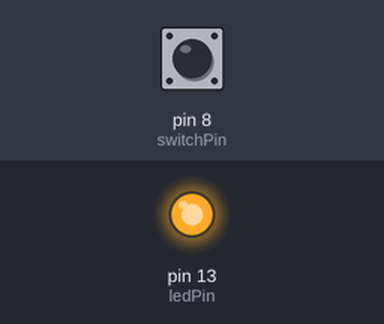
Simulated run of this sketch. Board: Arduino Uno, built with avr-gcc and run on an emulated ATmega328P. On the bench: output pins drawn as LEDs (lit = HIGH). The inputs (shaded band) are chosen by the test bench; at power-on: pin 8 (switchPin) HIGH.

Above: at 1.2 s.
1.3 s: pin 8 (switchPin) pulled LOW for 0.15 s
At 2.6 s:
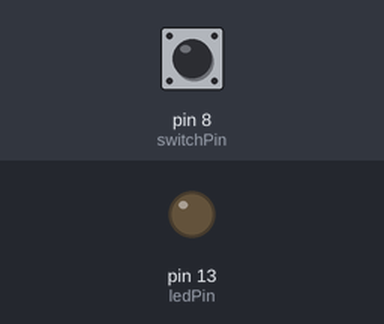
2.9 s: pin 8 (switchPin) pulled LOW for 1 s
At 5.1 s:
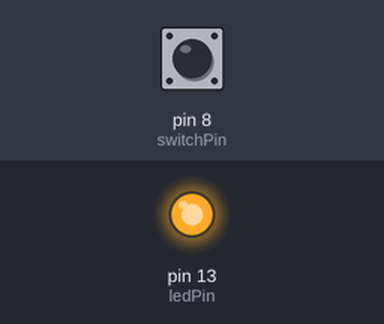
5.4 s: pin 8 (switchPin) pulled LOW for 3.2 s
At 10.0 s:
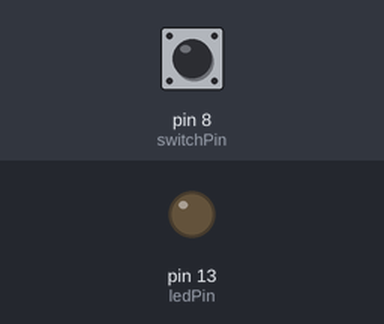
Timing chart, 0 to 11.5 s (numbered marks = the images above; inputs shaded):
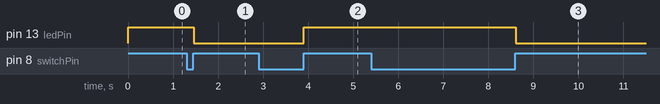

The sketch:

Program3.ino
```cpp
/*
 Programmer's name: Eshaan Bansal
 Date: 04/10/2018
 Topic: Blinking an LED with a switch - Part 2
 */

int switchPin=8;
int ledPin=13;
boolean lastButton=LOW;
boolean ledOn=false;
boolean curButton=LOW;

void setup()
{
  pinMode(switchPin, INPUT);
  pinMode(ledPin, OUTPUT);

}

boolean debounce(boolean last)
{
  boolean current=digitalRead(switchPin);
  if (last!=current)
   {
    delay(5);
    current=digitalRead(switchPin);
   }
  return current;
}

void loop()
{
  curButton=debounce(lastButton);
  if (curButton==HIGH && lastButton==LOW) {
    ledOn=!ledOn;
  }
  lastButton=curButton;
  digitalWrite(ledPin,ledOn);
}
```

Measured:
- after the input at 1.3 s, pin 13 (ledPin): HIGH → LOW after 0.16 s
- after the input at 2.9 s, pin 13 (ledPin): LOW → HIGH after 1.0 s
- after the input at 5.4 s, pin 13 (ledPin): HIGH → LOW after 3.2 s
